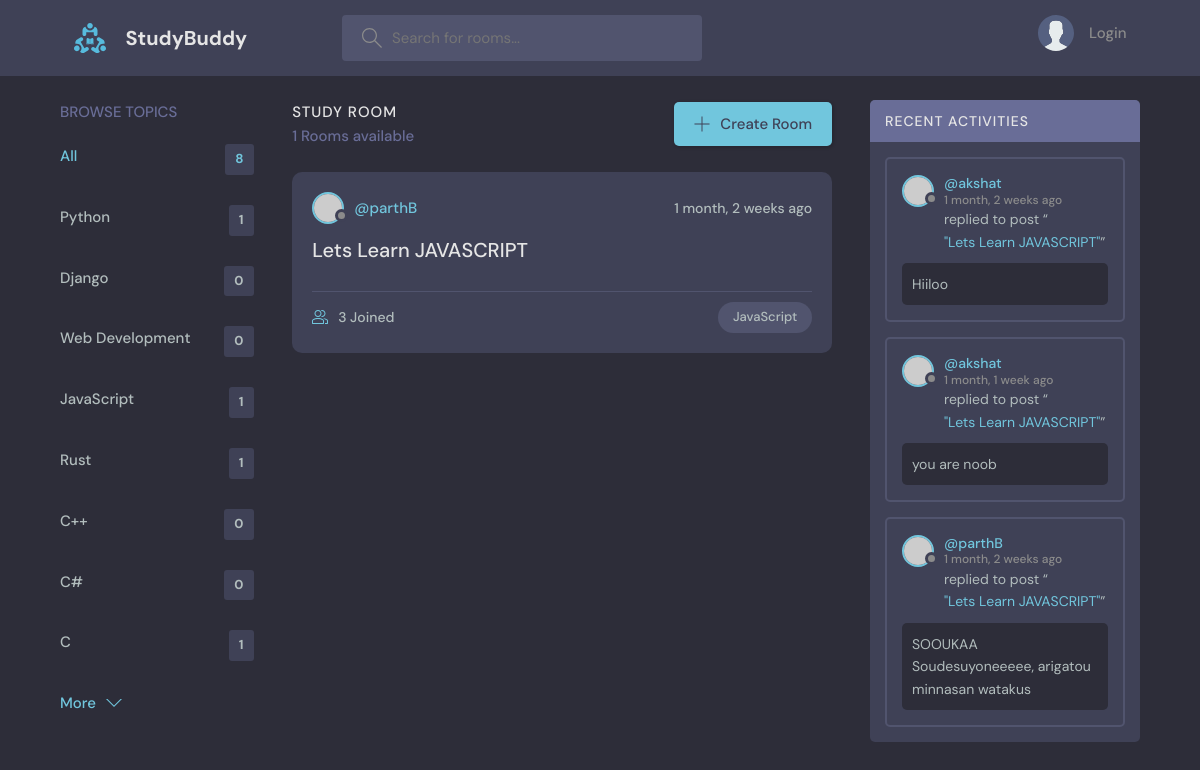
Screenshot of /?q=JavaScript with the database file from the repository.
### base/models.py (models this page shows, shortened)
class Topic(models.Model):
    name = models.CharField(max_length=200)

class Room(models.Model):
    host = models.ForeignKey(User, on_delete=models.SET_NULL, null=True)
    topic = models.ForeignKey(Topic, on_delete=models.SET_NULL, null=True)
    name = models.CharField(max_length=200)
    description = models.TextField(null=True, blank=True)
    participants = models.ManyToManyField(User, related_name='participants', blank=True)
    updated = models.DateTimeField(auto_now=True)
    created = models.DateTimeField(auto_now_add=True)
    class Meta:
        ordering = ['-updated', '-created']
    def __str__(self):
        return self.name

class Message(models.Model):
    user = models.ForeignKey(User, on_delete=models.CASCADE)
    room = models.ForeignKey(Room, on_delete=models.CASCADE)
    body = models.TextField(null=True, blank=True)
    updated = models.DateTimeField(auto_now=True)
    created = models.DateTimeField(auto_now_add=True)
    class Meta:
        ordering = ['-updated', '-created']
    def __str__(self):
        return self.body[0:50]

### base/views.py (the view)
# urls.py: path('', views.home, name='home'),
def home(request):
    q = request.GET.get('q') if request.GET.get('q') != None else ''
    room_message = Message.objects.filter(Q(room__topic__name__icontains=q))
    rooms = Room.objects.filter(
        Q(topic__name__icontains=q) |
        Q(name__icontains=q) |
        Q(description__icontains=q) |
        Q(host__username__icontains=q)
        )
    rooms_count = rooms.count()
    topic = Topic.objects.all()
    context = {'rooms': rooms, 'topics': topic, 'rooms_count' : rooms_count, 'room_message':room_message}
    return render(request, 'base/home.html', context)

### base/templates/base/home.html (shortened to what this page needs)
{% extends 'main.html' %}
{% block content %}
<main class="layout layout--3">
  <div class="container">
    {% include 'base/topics_component.html' %}
    <div class="roomList">
      <div class="roomList__header">
        <div>
          <h2>Study Room</h2>
          <p>{{rooms_count}} Rooms available</p>
        </div>
        <a class="btn btn--main" href="{% url 'create-room' %}">
          <svg version="1.1" xmlns="http://www.w3.org/2000/svg" width="32" height="32" viewBox="0 0 32 32">
            <title>add</title>
            <path
              d="M16.943 0.943h-1.885v14.115h-14.115v1.885h14.115v14.115h1.885v-14.115h14.115v-1.885h-14.115v-14.115z"
            ></path>
          </svg>
          Create Room
        </a>
      </div>
      {% include 'base/feed_component.html' %}
    </div>
    {% include 'base/activity_component.html' %}
  </div>
</main>
{% endblock content %}

### base/templates/base/topics_component.html
<div class="topics">
    <div class="topics__header">
        <h2>Browse Topics</h2>
    </div>
    <ul class="topics__list">
        <li>
        <a href="{% url 'home' %}" class="active">All <span>{{topics.count}}</span></a>
        </li>
        {% for topic in topics %}
        <li>
        <a href="{% url 'home' %}?q={{topic.name}}">{{topic.name}} <span>{{topic.room_set.all.count}}</span></a>
        </li>
        {% endfor %}
    </ul>
    <a class="btn btn--link" href="topics.html">
        More
        <svg version="1.1" xmlns="http://www.w3.org/2000/svg" width="32" height="32" viewBox="0 0 32 32">
        <title>chevron-down</title>
        <path d="M16 21l-13-13h-3l16 16 16-16h-3l-13 13z"></path>
        </svg>
    </a>
</div>

### base/templates/base/feed_component.html (shortened to what this page needs)
{% for room in rooms %}
<div class="roomListRoom">
  <div class="roomListRoom__header">
    <a href="{% url 'user-profile' room.host.id %}" class="roomListRoom__author">
      <div class="avatar avatar--small">
        <img src="https://randomuser.me/api/portraits/women/11.jpg" />
      </div>
      <span>@{{room.host.username}}</span>
    </a>
    <div class="roomListRoom__actions">
      <span>{{room.created|timesince}} ago</span>
    </div>
  </div>
  <div class="roomListRoom__content">
    <a href="{% url 'room' room.id %}">{{room.name}}</a>
  </div>
  <div class="roomListRoom__meta">
    <a href="{% url 'room' room.id %}" class="roomListRoom__joined">
      {{room.participants.all.count}} Joined
    </a>
    <p class="roomListRoom__topic">{{room.topic.name}}</p>
  </div>
</div>
{% endfor %}

### base/templates/base/activity_component.html (shortened to what this page needs)
<div class="activities">
    <div class="activities__header">
      <h2>Recent Activities</h2>
    </div>
    {% for message in room_message %}
    <div class="activities__box">
      <div class="activities__boxHeader roomListRoom__header">
        <a href="{% url 'user-profile' message.user.id %}" class="roomListRoom__author">
          <div class="avatar avatar--small">
            <img src="https://randomuser.me/api/portraits/women/11.jpg" />
          </div>
          <p>
            @{{message.user}}
            <span>{{message.created|timesince}} ago</span>
          </p>
        </a>
      </div>
      <div class="activities__boxContent">
        <p>replied to post “<a href="{% url 'room' message.room.id %}">"{{message.room}}"</a>”</p>
        <div class="activities__boxRoomContent">
            {{message}}
        </div>
      </div>
    </div>
    {% endfor %}
</div>

### rows the page displays
Topic: name "Python", room_set.all.count "1"
Topic: name "Django", room_set.all.count "0"
Topic: name "Web Development", room_set.all.count "0"
Topic: name "JavaScript", room_set.all.count "1"
Topic: name "Rust", room_set.all.count "1"
Topic: name "C++", room_set.all.count "0"
Topic: name "C#", room_set.all.count "0"
Topic: name "C", room_set.all.count "1"
Room: host.username "parthB", created "1 month, 2 weeks", name "Lets Learn JAVASCRIPT", participants.all.count "3", topic.name "JavaScript"
Message: user "akshat", created "1 month, 2 weeks", room "Lets Learn JAVASCRIPT", body "Hiiloo"
Message: user "akshat", created "1 month, 1 week", room "Lets Learn JAVASCRIPT", body "you are noob"
Message: user "parthB", created "1 month, 2 weeks", room "Lets Learn JAVASCRIPT", body "SOOUKAA Soudesuyoneeeee, arigatou minnasan watakus"

### other values shown
{{ topics.count }} "8"
{{ rooms_count }} "1"
